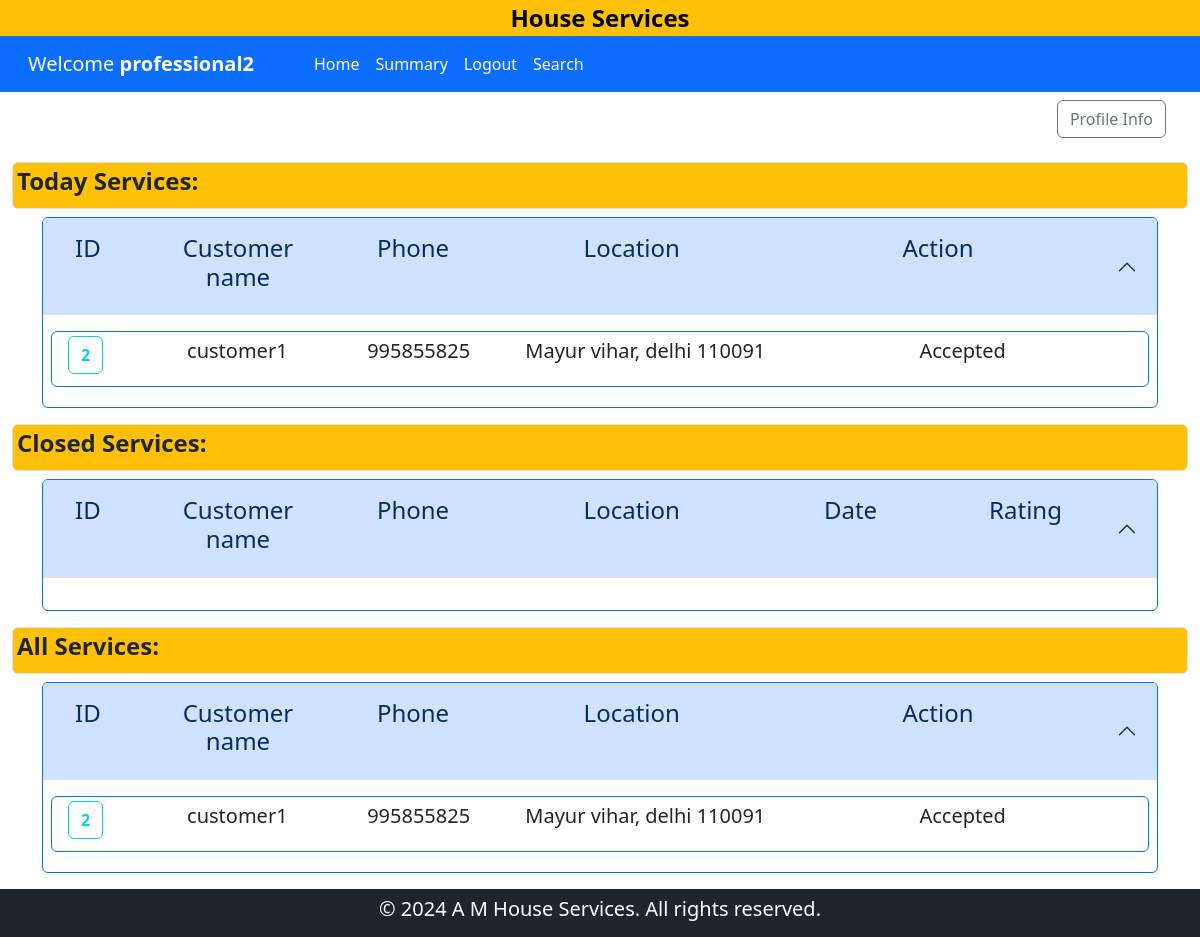
Before: /professional_dashboard/2 with the older database file.
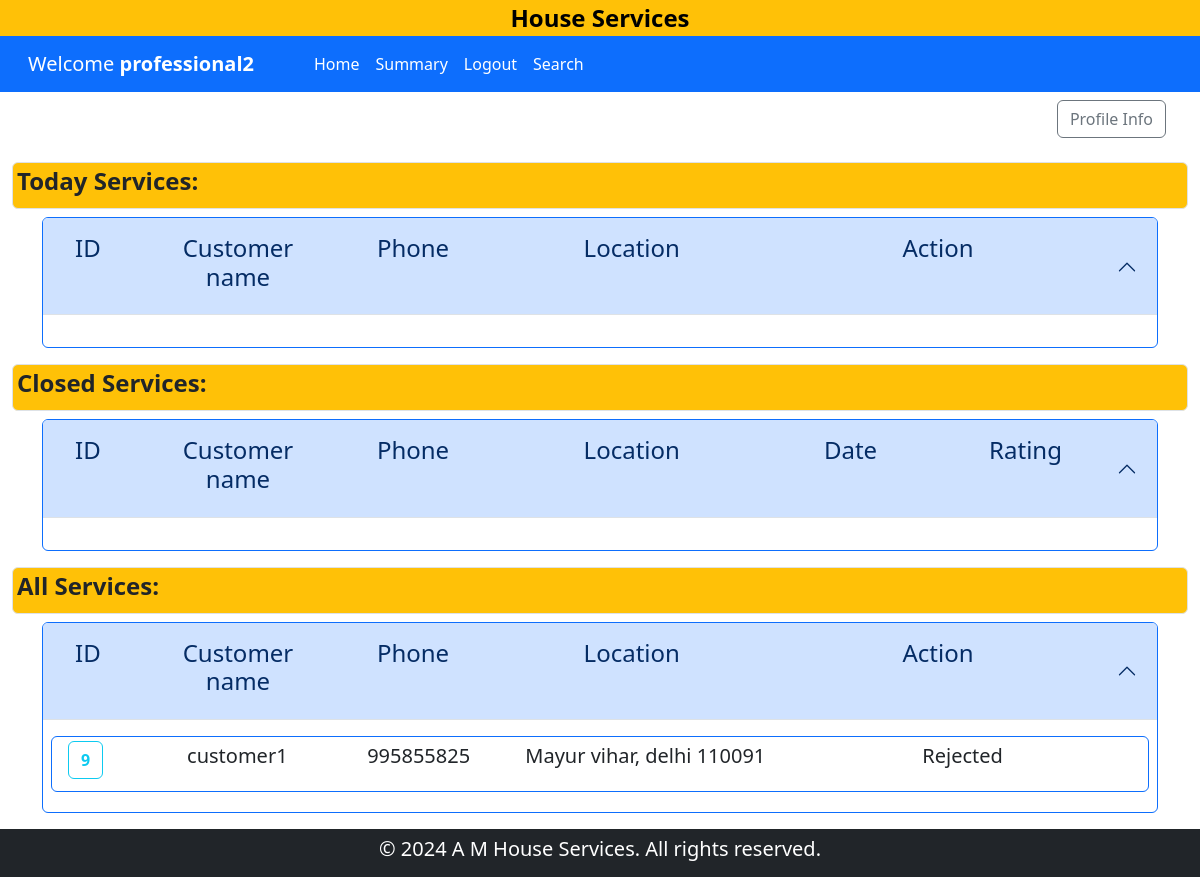
After: the same page with the newer database file.
### backened/modals.py (models this page shows)
class ServiceRequest(db.Model):
    __tablename__ = "service_request"
    id = db.Column(db.Integer, primary_key=True)
    service_id = db.Column(db.Integer, db.ForeignKey("service.id"), nullable=False)
    customer_id = db.Column(db.Integer, db.ForeignKey("customer.id"), nullable=False)
    professional_id = db.Column(db.Integer, db.ForeignKey("professional.id"), nullable=False)
    date_of_request = db.Column(db.DateTime, default=datetime.now,nullable=False)
    date_of_completion = db.Column(db.DateTime, nullable=True)
    service_status = db.Column(db.String(50), nullable=False, default="requested")
    remarks = db.Column(db.Text, nullable=True)
    reviews = db.relationship("Review", backref="service_request", lazy=True, cascade="all, delete-orphan")

class Customer(db.Model):
    __tablename__ = "customer"
    id = db.Column(db.Integer, primary_key=True)
    email = db.Column(db.String(120), unique=True, nullable=False)
    password = db.Column(db.String(120), nullable=False)
    name = db.Column(db.String(120), nullable=False)
    address = db.Column(db.String(200), nullable=False)
    pincode = db.Column(db.Integer, nullable=False)
    phone = db.Column(db.Integer, nullable=False)
    status = db.Column(db.String(30), default="accepted", nullable=False)
    service_requests = db.relationship("ServiceRequest", backref="customer", lazy=True, cascade="all, delete-orphan")
    reviews = db.relationship("Review", backref="customer", lazy=True, cascade="all, delete-orphan")

### backened/controller.py (the view)
@app.route("/professional_dashboard/<id>")
def professionalDashboard(id):
    prof = Professional.query.filter_by(id=id).first()
    ser_req = ServiceRequest.query.filter_by(professional_id=prof.id).all()
    return render_template(
        "professional_dashboard.html", professional=prof, ser_req=ser_req
    )

### templates/professional_dashboard.html (shortened to what the changed rows need)
{% extends 'layout.html' %}
{% block content %}
{% if professional.status == 'Blocked' or professional.status == 'Rejected' %}
    <div class="container text-center h3 lead m-4">You have been Blocked or Rejected by Admin</div>
{% elif professional.status == 'pending' %}
    <div class="container text-center h3 lead m-4">You are under verification</div>
{% else %}
{% block professional %}
    <section id="main-data" class="container-fluid" >
        <div class="container">
            <div class="accordion" id="today-Services">
                <div class="accordion-item border border-primary">
                  <h2 class="accordion-header">
                    <button class="accordion-button" type="button"  data-bs-target="#today-service-collapse" aria-expanded="true" >
                      <div class="container row">
                        <h4 class="col-1">ID</h4>
                        <h4 class="col-2 text-center">Customer name</h4>
                        <h4 class="col-2 text-center">Phone</h4>
                        <h4 class="col-3 text-center">Location</h4>
                        <h4 class="col-4 text-center">Action</h4>
                      </div>
                    </button>
                  </h2>
                  <div id="today-service-collapse" class="accordion-collapse  show" data-bs-parent="#today-Services">
                    <div class="accordion-body">
                        {% if not ser_req  %}
                        <div class="col">
                            <p class="lead">No Service request found</p>
                        </div>
                        {% else %}
                                {% for req in ser_req %}
                                {% if req.service_status == 'accepted' %}
                                    <div class="conatiner row border border-primary p-1 lead rounded mb-1">
                                        <div class="col-1">
                                            <a href="{{ url_for('service_request_detail',user = 'professional',uid=professional.id,rid=req.id) }}" class="fw-bold btn btn-outline-info">{{req.id}}</a>
                                        </div>
                                        <div class="col-2 text-center">
                                            <p >{{ req.customer.name }}</p>
                                        </div>
                                        <div class="col-2 text-center">
                                            <p >{{ req.customer.phone }}</p>
                                        </div>
                                        <div class="col-3 text-center">
                                            <p >{{ req.customer.address }} {{ req.customer.pincode }} </p>
                                        </div>
                                        <div class="col-4 text-center">
                                            <p>{{ req.service_status|title }}</p>
                                        </div>
                                    </div>
                                    {% endif %}
                                {% endfor %}
                        {% endif %}
                    </div>
                  </div>
                </div>
            </div>
        </div>
        <div class="container">
            <div class="accordion" id="closed-Services">
                <div class="accordion-item border border-primary">
                    <h2 class="accordion-header">
                    <button class="accordion-button" type="button"  data-bs-target="#closed-service-collapse" aria-expanded="true" >
                        <div class="container row">
                        <h4 class="col-1">ID</h4>
                        <h4 class="col-2 text-center">Customer name</h4>
                        <h4 class="col-2 text-center">Phone</h4>
                        <h4 class="col-3 text-center">Location</h4>
                        <h4 class="col-2 text-center">Date</h4>
                        <h4 class="col-2 text-center">Rating</h4>
                        </div>
                    </button>
                    </h2>
                </div>
            </div>
        </div>
        <div class="container">
            <div class="accordion" id="all-Services">
                <div class="accordion-item border border-primary mb-3">
                    <h2 class="accordion-header">
                    <button class="accordion-button" type="button" data-bs-toggle="collapse" data-bs-target="#all-service-collapse" aria-expanded="true" aria-controls="all-service-collapse">
                        <div class="container row">
                            <h4 class="col-1">ID</h4>
                            <h4 class="col-2 text-center">Customer name</h4>
                            <h4 class="col-2 text-center">Phone</h4>
                            <h4 class="col-3 text-center">Location</h4>
                            <h4 class="col-4 text-center">Action</h4>
                        </div>
                    </button>
                    </h2>
                    <div id="all-service-collapse" class="accordion-collapse collapse show" data-bs-parent="#all-Services">
                    <div class="accordion-body">
                        {% if ser_req | length == 0 %}
                        <div class="col">
                            <p class="lead">No Service found</p>
                        </div>
                        {% else %}
                            {% for req in ser_req %}
                            <div class="conatiner row border border-primary p-1 lead rounded mb-1">
                                <div class="col-1">
                                    <a href="{{ url_for('service_request_detail',user = 'professional',uid=professional.id,rid=req.id) }}"  class="fw-bold btn btn-outline-info">{{req.id}}</a>
                                </div>
                                <div class="col-2 text-center">
                                    <p >{{ req.customer.name }}</p>
                                </div>
                                <div class="col-2 text-center">
                                    <p >{{ req.customer.phone }}</p>
                                </div>
                                <div class="col-3 text-center">
                                    <p >{{ req.customer.address }} {{ req.customer.pincode }} </p>
                                </div>
                                <div class="col-4 text-center">
                                    {% if req.service_status == 'requested' %}
                                    <a href="{{ url_for('service_request_status', status = 'accept',request_id = req.id,user=professional.name) }}" class="btn btn-secondary">Accept</a>
                                    <a href="{{ url_for('service_request_status', status = 'reject',request_id = req.id,user=professional.name) }}" class="btn btn-outline-danger">Reject</a>
                                    {% else %}
                                        <p>{{ req.service_status|title}}</p>
                                    {% endif %}
                                </div>
                            </div>
                            {% endfor %}
                        {% endif %}
                    </div>
                    </div>
                </div>
            </div>
        </div>
    </section>
{% endblock professional %}
{% endif %}
{% endblock content %}

Changed rows visible on the page:
removed ServiceRequest: id "2", customer.name "customer1", customer.phone "995855825", customer.address "Mayur vihar, delhi", customer.pincode "110091", service_status "Accepted"
added ServiceRequest: id "9", customer.name "customer1", customer.phone "995855825", customer.address "Mayur vihar, delhi", customer.pincode "110091", service_status "Rejected", shown under "Action"
